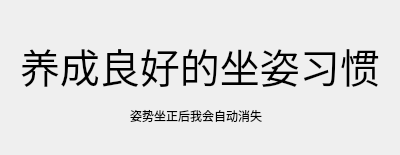
<?xml version="1.0" encoding="UTF-8"?>
<ui version="4.0">
 <class>notice1Dialog</class>
 <widget class="QDialog" name="notice1Dialog">
  <property name="geometry">
   <rect>
    <x>0</x>
    <y>0</y>
    <width>400</width>
    <height>155</height>
   </rect>
  </property>
  <property name="windowTitle">
   <string>Dialog</string>
  </property>
  <widget class="QLabel" name="label">
   <property name="geometry">
    <rect>
     <x>20</x>
     <y>20</y>
     <width>361</width>
     <height>91</height>
    </rect>
   </property>
   <property name="font">
    <font>
     <pointsize>30</pointsize>
    </font>
   </property>
   <property name="text">
    <string>养成良好的坐姿习惯</string>
   </property>
  </widget>
  <widget class="QLabel" name="label_2">
   <property name="geometry">
    <rect>
     <x>130</x>
     <y>100</y>
     <width>141</width>
     <height>31</height>
    </rect>
   </property>
   <property name="text">
    <string>姿势坐正后我会自动消失</string>
   </property>
  </widget>
 </widget>
 <resources/>
 <connections/>
</ui>
